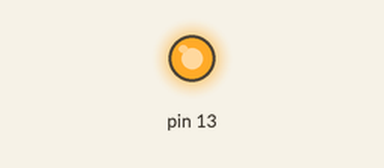
This sketch was run on a simulated Arduino Uno, built with avr-gcc and run on an emulated ATmega328P. On the bench: output pins drawn as LEDs (lit = HIGH).

Above: at 1.0 s.
At 5.7 s:
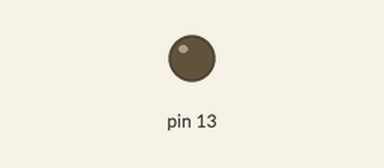
Timing chart, 0 to 6.7 s (numbered marks = the images above):
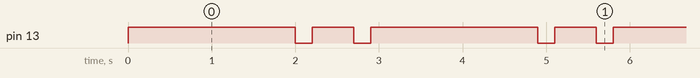

The sketch:

Blink.ino
```cpp
void setup() {
  pinMode(13, OUTPUT);
}

void loop() {
  digitalWrite(13, HIGH);
  delay(2000);
  digitalWrite(13, LOW);
  delay(200);
  digitalWrite(13, HIGH);
  delay(500);
  digitalWrite(13, LOW);
  delay(200);
}
```

Measured:
- by itself, pin 13: repeats every 2.9 s: LOW 0.20 s, HIGH 0.50 s, LOW 0.20 s, HIGH 2.0 s
- by itself, everything shown: repeats every 2.9 s, in 4 steps
